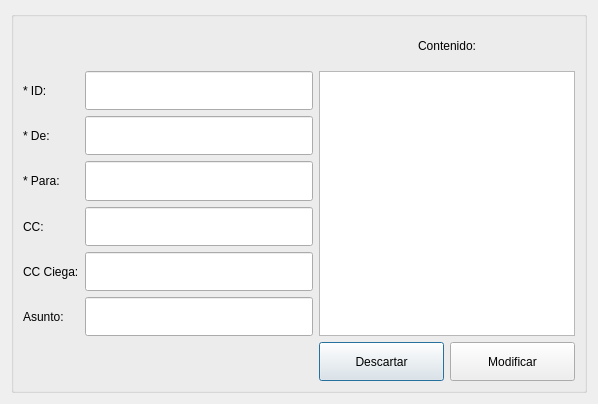
<?xml version="1.0" encoding="UTF-8"?>
<ui version="4.0">
 <class>modificar_copia</class>
 <widget class="QDialog" name="modificar_copia">
  <property name="geometry">
   <rect>
    <x>0</x>
    <y>0</y>
    <width>598</width>
    <height>404</height>
   </rect>
  </property>
  <property name="windowTitle">
   <string>Dialog</string>
  </property>
  <layout class="QGridLayout" name="gridLayout_3">
   <item row="0" column="1">
    <widget class="QGroupBox" name="groupBox">
     <property name="title">
      <string/>
     </property>
     <layout class="QGridLayout" name="gridLayout_2">
      <item row="2" column="0">
       <widget class="QLabel" name="rem_2">
        <property name="text">
         <string>* De:</string>
        </property>
        <property name="alignment">
         <set>Qt::AlignLeading|Qt::AlignLeft|Qt::AlignVCenter</set>
        </property>
       </widget>
      </item>
      <item row="2" column="1">
       <widget class="QLineEdit" name="rem_linea_2">
        <property name="sizePolicy">
         <sizepolicy hsizetype="Expanding" vsizetype="Preferred">
          <horstretch>0</horstretch>
          <verstretch>0</verstretch>
         </sizepolicy>
        </property>
       </widget>
      </item>
      <item row="6" column="1">
       <widget class="QLineEdit" name="asunto_linea_2">
        <property name="sizePolicy">
         <sizepolicy hsizetype="Preferred" vsizetype="Preferred">
          <horstretch>0</horstretch>
          <verstretch>0</verstretch>
         </sizepolicy>
        </property>
       </widget>
      </item>
      <item row="3" column="1">
       <widget class="QLineEdit" name="des_linea_2">
        <property name="sizePolicy">
         <sizepolicy hsizetype="Expanding" vsizetype="Preferred">
          <horstretch>0</horstretch>
          <verstretch>0</verstretch>
         </sizepolicy>
        </property>
       </widget>
      </item>
      <item row="4" column="0">
       <widget class="QLabel" name="copiaCarbon_2">
        <property name="text">
         <string>CC:</string>
        </property>
        <property name="alignment">
         <set>Qt::AlignLeading|Qt::AlignLeft|Qt::AlignVCenter</set>
        </property>
       </widget>
      </item>
      <item row="6" column="0">
       <widget class="QLabel" name="asunto_2">
        <property name="text">
         <string>Asunto:</string>
        </property>
        <property name="alignment">
         <set>Qt::AlignLeading|Qt::AlignLeft|Qt::AlignVCenter</set>
        </property>
       </widget>
      </item>
      <item row="4" column="1">
       <widget class="QLineEdit" name="copiaCarbon_linea_2">
        <property name="sizePolicy">
         <sizepolicy hsizetype="Expanding" vsizetype="Preferred">
          <horstretch>0</horstretch>
          <verstretch>0</verstretch>
         </sizepolicy>
        </property>
       </widget>
      </item>
      <item row="3" column="0">
       <widget class="QLabel" name="des_2">
        <property name="text">
         <string>* Para:</string>
        </property>
        <property name="alignment">
         <set>Qt::AlignLeading|Qt::AlignLeft|Qt::AlignVCenter</set>
        </property>
       </widget>
      </item>
      <item row="7" column="2">
       <widget class="QPushButton" name="descartar_2">
        <property name="sizePolicy">
         <sizepolicy hsizetype="Minimum" vsizetype="Preferred">
          <horstretch>0</horstretch>
          <verstretch>0</verstretch>
         </sizepolicy>
        </property>
        <property name="text">
         <string>Descartar</string>
        </property>
       </widget>
      </item>
      <item row="7" column="3">
       <widget class="QPushButton" name="guardar_2">
        <property name="sizePolicy">
         <sizepolicy hsizetype="Minimum" vsizetype="Preferred">
          <horstretch>0</horstretch>
          <verstretch>0</verstretch>
         </sizepolicy>
        </property>
        <property name="text">
         <string>Modificar</string>
        </property>
       </widget>
      </item>
      <item row="1" column="0">
       <widget class="QLabel" name="id_2">
        <property name="text">
         <string>* ID:</string>
        </property>
        <property name="alignment">
         <set>Qt::AlignLeading|Qt::AlignLeft|Qt::AlignVCenter</set>
        </property>
       </widget>
      </item>
      <item row="5" column="1">
       <widget class="QLineEdit" name="copiaCarbonCiega_linea_2">
        <property name="sizePolicy">
         <sizepolicy hsizetype="Expanding" vsizetype="Preferred">
          <horstretch>0</horstretch>
          <verstretch>0</verstretch>
         </sizepolicy>
        </property>
       </widget>
      </item>
      <item row="5" column="0">
       <widget class="QLabel" name="copiaCarbonCiega_2">
        <property name="text">
         <string>CC Ciega:</string>
        </property>
        <property name="alignment">
         <set>Qt::AlignLeading|Qt::AlignLeft|Qt::AlignVCenter</set>
        </property>
       </widget>
      </item>
      <item row="1" column="2" rowspan="6" colspan="2">
       <widget class="QPlainTextEdit" name="contenido_caja"/>
      </item>
      <item row="0" column="2" colspan="2">
       <widget class="QLabel" name="contenido">
        <property name="text">
         <string>Contenido:</string>
        </property>
        <property name="alignment">
         <set>Qt::AlignCenter</set>
        </property>
       </widget>
      </item>
      <item row="1" column="1">
       <widget class="QLineEdit" name="id_linea_2">
        <property name="sizePolicy">
         <sizepolicy hsizetype="Expanding" vsizetype="Preferred">
          <horstretch>0</horstretch>
          <verstretch>0</verstretch>
         </sizepolicy>
        </property>
       </widget>
      </item>
     </layout>
    </widget>
   </item>
  </layout>
 </widget>
 <resources/>
 <connections>
  <connection>
   <sender>descartar_2</sender>
   <signal>clicked()</signal>
   <receiver>modificar_copia</receiver>
   <slot>close()</slot>
   <hints>
    <hint type="sourcelabel">
     <x>356</x>
     <y>368</y>
    </hint>
    <hint type="destinationlabel">
     <x>326</x>
     <y>399</y>
    </hint>
   </hints>
  </connection>
 </connections>
</ui>
